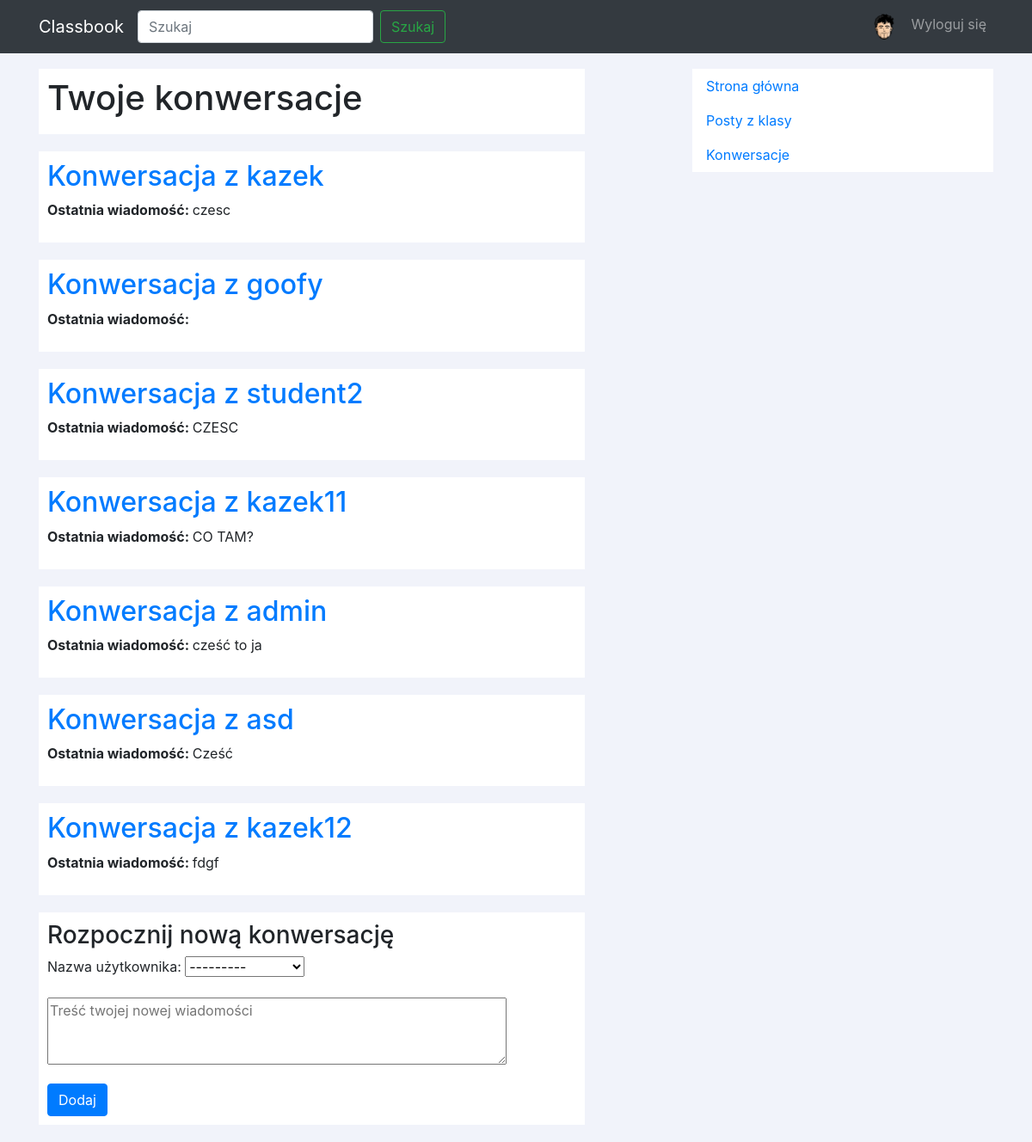
The app's page /conversations/ (signed in), older data.
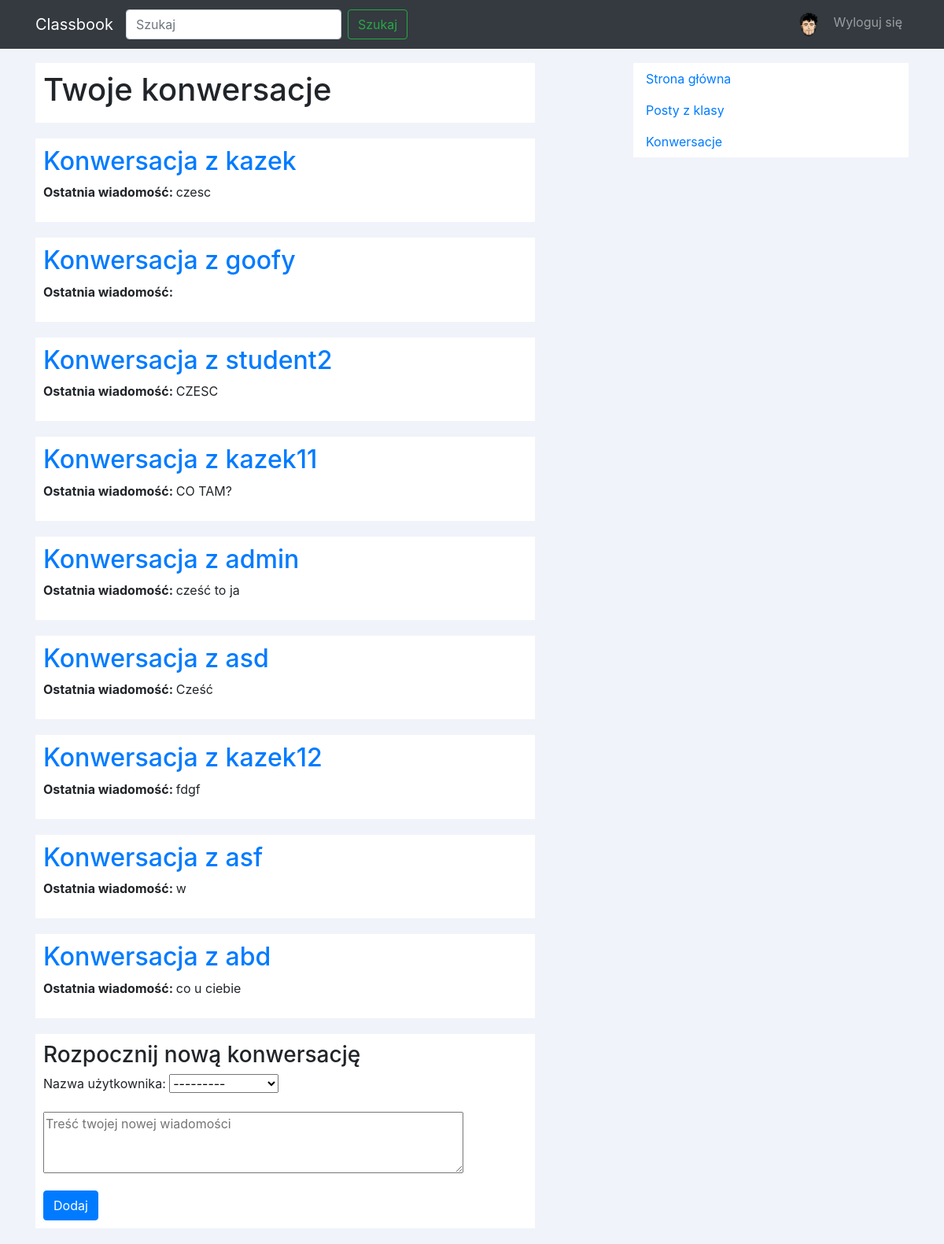
The same page, newer data.
### main/models.py (models this page shows, shortened)
class Conversation(models.Model):
	user1 = models.ForeignKey(User, on_delete=models.CASCADE, related_name="user1")
	user2 = models.ForeignKey(User, on_delete=models.CASCADE, related_name="user2")
	messages = models.ManyToManyField(Message, null=True, blank=True)

class Message(models.Model):
	date = models.DateTimeField(default=datetime.now)
	content = models.CharField(max_length=10000)
	sender = models.ForeignKey(User, on_delete=models.CASCADE, null=True, blank=True, related_name="sender")
	class Meta:
		ordering = ['date']

### main/views.py (the view, shortened to what this page needs)
# urls.py: url(r'^conversations/$', views.get_conversations, name="get_conversations"),
@login_required(login_url='/')
def get_conversations(request):
	conversations = list(set(list(chain(
		Conversation.objects.filter(user1=request.user),
		Conversation.objects.filter(user2=request.user)
	))))
	form = ConversationForm()
	context = {
		"conversations": conversations,
		"form": form
	}
	return render(request, 'main/conversations.html', context)

### main/forms.py
class ConversationForm(forms.Form):
	user = forms.ModelChoiceField(queryset=User.objects.all(), label="Nazwa użytkownika")
	new_message = forms.CharField(max_length=256, label="", widget=forms.Textarea(attrs=
		{'cols': 50, 'rows': 3, 'placeholder': 'Treść twojej nowej wiadomości'}))

### main/templatetags/profile.py (called while the page is built)
@register.simple_tag
def get_profile_avatar(user, view_name = 0, username = 0):
	if view_name:
		avatar = Profile.objects.get(user=User.objects.get(username=username)).avatar
	else:
		avatar = Profile.objects.get(user=user).avatar
	if avatar:
		return avatar.url[4:]
	else:
		return '/static/main/avatars/default.png'

@register.simple_tag
def get_conversation_username(conversation, user):
	if conversation.user1 == user:
		return conversation.user2.username
	else:
		return conversation.user1.username

### main/templates/main/conversations.html (shortened to what this page needs)
{% extends 'main/base.html' %}
{% block header %}
	{% load profile %}
{% endblock %}
{% block content %}
	<div id="about" class="post">
		<h1>Twoje konwersacje</h1>
	</div>
	<div id="posts">
		{% for conversation in conversations %}
			<div class="post">
				<h2 class="post-title"> <a href="{% url 'conversation_view' conversation.id %}">Konwersacja z {% get_conversation_username conversation user %}</a> </h2>
				<p>
					<b>Ostatnia wiadomość: </b>{{ conversation.messages.last.content }}
				</p>
			</div>
		{% endfor %}
	</div>
	<div class="post">
		<h3>Rozpocznij nową konwersację</h3>
		<form method="POST">
			{{ form.as_p }}
			<button type="submit" class="btn btn-primary">Dodaj</button>
		</form>
	</div>
{% endblock %}

Row changes from the older to the newer data that the page shows:
added Conversation: user1.username "asf", messages.last.content "w"
added Conversation: user1.username "abd", messages.last.content "co u ciebie"
